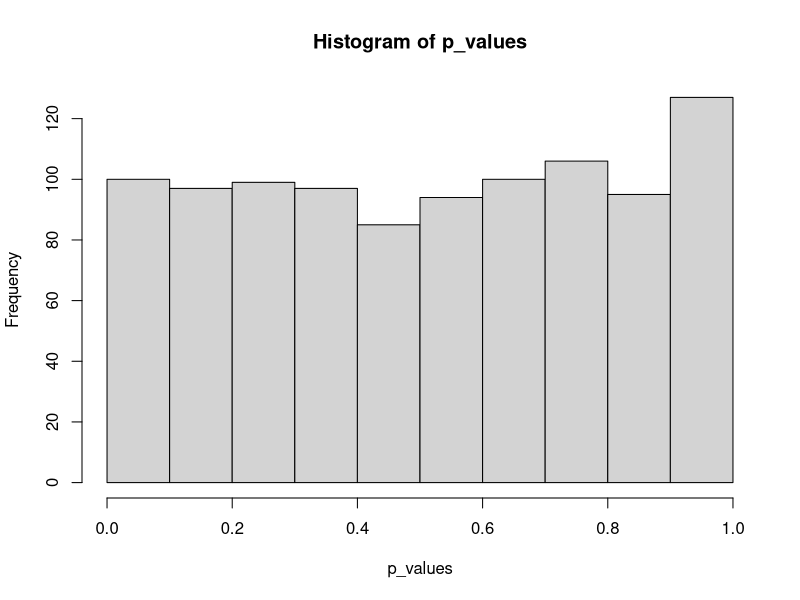

Here is the R script that generated this plot:
## ---- chunk 1
#| label: DoNotModify
#| include: false
### Utilities for R. 
# Do not modify unless you don't use R: then, delete this chunk.
# Installation of R packages if necessary
install_packages <- function(packages) {
  invisible(
    sapply(
      packages, 
      FUN = function(package) {
        if (!package %in% installed.packages()[, 1]) {
          install.packages(package, repos = "https://cran.rstudio.com/")
        }
      }
    )
  )
}

# Basic packages
install_packages(c("knitR", "formatR", "kableExtra"))

# Chunk font size hook: allows size='small' or any valid Latex font size in chunk options
def.chunk.hook <- knitr::knit_hooks$get("chunk")
knitr::knit_hooks$set(
  chunk = function(x, options) {
    x <- def.chunk.hook(x, options)
    ifelse(
      options$size == "normalsize", 
      yes = x,
      no = paste0("\n \\", options$size, "\n\n", x, "\n\n \\normalsize")
    )
  }
)
## ---- chunk 2
#| label: Options
#| include: false
### Customized R options for this document
# Delete this chunk if you don't use R

# Add necessary packages here
packages <- c("tidyverse")
# Install them
install_packages(packages)

# knitr options (https://yihui.org/knitr/options/)
knitr::opts_chunk$set(
  # Messages from packages
  message = FALSE,
  # Code chunk automatic format if tidy is TRUE
  tidy = TRUE, 
  # Tidy code options: remove blank lines and cut lines after 50 characters
  tidy.opts = list(blank = FALSE, width.cutoff = 50),
  # Font size in PDF output
  size = "scriptsize", 
  # Select PDF figures in PDF output if PDF file exists beside PNG file
  knitr.graphics.auto_pdf = TRUE
)
# Text width of R functions output
options(width = 50)

# ggplot style
library("tidyverse")
theme_set(theme_bw())
theme_update(
  panel.background = element_rect(fill = "transparent", colour = NA),
  plot.background = element_rect(fill = "transparent", colour = NA)
)
knitr::opts_chunk$set(dev.args = list(bg = "transparent"))

# Random seed
set.seed(973)
## ---- chunk 3
# Paramètres
alpha <- 0.05
simulations <- 1000
# Modele linéaire Y ~ X indépendants
modele <- function(n = 50) {
  # Données
  Y <- runif(n)
  X <- runif(n)
  # Estimation du modèle
  the_lm <- lm(Y ~ X) 
  # Statistique F
  f_lm <- summary(the_lm)$fstatistic
  # p-value
  p_value <- pf(f_lm[1], f_lm[2], f_lm[3], lower.tail = FALSE)
  # Retour: p-value, données et estimation du modèle
  list(p_value = p_value, X = X, Y = Y, lm = the_lm)
}
## ---- chunk 4
# Simulations: exécution répétée du modèle
test <- replicate(simulations, modele(), simplify=FALSE)
# Extraction des p-values de la liste dans un vecteur
p_values <- sapply(seq_along(test), function(i) test[[i]]$p_value)
# Histogramme de p-values
hist(p_values)

